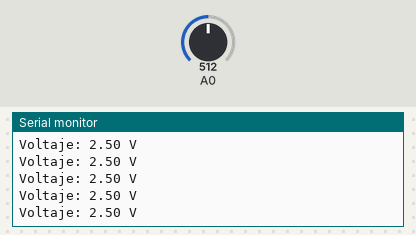
This sketch was run on a simulated Arduino Uno, built with avr-gcc and run on an emulated ATmega328P. Shown: the last lines printed to the serial monitor. Inputs (shaded band) come from the test bench; at power-on: A0 = 512.

Above: at 1.2 s.
1.3 s: A0 set to 716
At 1.31 s:
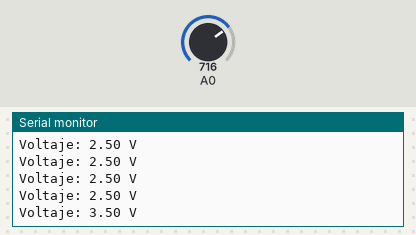
2.8 s: A0 set to 900
At 2.82 s:
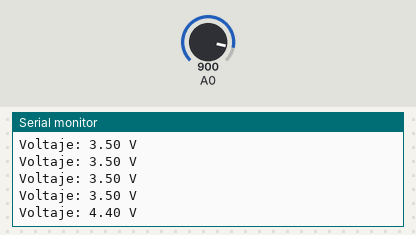
Timing chart, 0 to 5.8 s (numbered marks = the images above; inputs shaded):
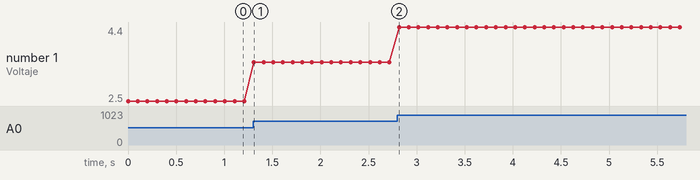

The sketch:

velocidad_de_voltaje.ino
```cpp
void setup() {

  Serial.begin(9600);
}

void loop() {

  int sensorValue = analogRead(A0);
  float voltage = (sensorValue / 1023.0) * 5.0;
  Serial.print("Voltaje: ");
  Serial.print(voltage, 2);
  Serial.println(" V");
  delay(100);
}
```

Measured:
- after the input at 1.3 s, the serial monitor: prints a new line at once (image 1)
- after the input at 2.8 s, the serial monitor: prints a new line at once (image 2)
- plotted number 1: 2.5 → 3.5 after the input at 1.3 s, 3.5 → 4.4 after the input at 2.8 s
